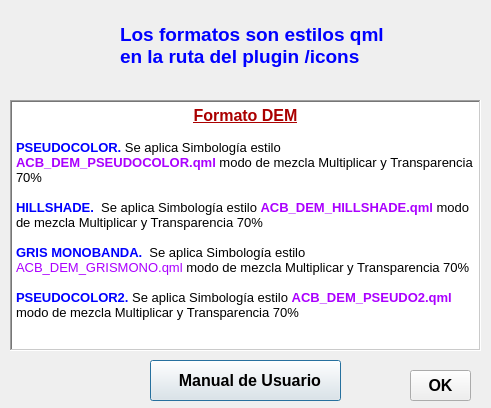
<?xml version="1.0" encoding="UTF-8"?>
<ui version="4.0">
 <class>Formulario</class>
 <widget class="QDialog" name="Formulario">
  <property name="geometry">
   <rect>
    <x>0</x>
    <y>0</y>
    <width>491</width>
    <height>408</height>
   </rect>
  </property>
  <property name="font">
   <font>
    <family>Arial</family>
   </font>
  </property>
  <property name="windowTitle">
   <string>Ayuda ACB DEM</string>
  </property>
  <property name="windowIcon">
   <iconset>
    <normaloff>../icons/casco.png</normaloff>../icons/casco.png</iconset>
  </property>
  <widget class="QPushButton" name="pbManual">
   <property name="geometry">
    <rect>
     <x>150</x>
     <y>360</y>
     <width>191</width>
     <height>41</height>
    </rect>
   </property>
   <property name="maximumSize">
    <size>
     <width>300</width>
     <height>80</height>
    </size>
   </property>
   <property name="font">
    <font>
     <family>Arial</family>
     <pointsize>12</pointsize>
     <weight>75</weight>
     <bold>true</bold>
    </font>
   </property>
   <property name="text">
    <string>  Manual de Usuario</string>
   </property>
   <property name="icon">
    <iconset>
     <normaloff>../icons/book.png</normaloff>../icons/book.png</iconset>
   </property>
   <property name="iconSize">
    <size>
     <width>20</width>
     <height>20</height>
    </size>
   </property>
   <property name="autoDefault">
    <bool>true</bool>
   </property>
  </widget>
  <widget class="QLabel" name="lbCasco">
   <property name="geometry">
    <rect>
     <x>10</x>
     <y>20</y>
     <width>41</width>
     <height>41</height>
    </rect>
   </property>
   <property name="maximumSize">
    <size>
     <width>200</width>
     <height>200</height>
    </size>
   </property>
   <property name="cursor">
    <cursorShape>ArrowCursor</cursorShape>
   </property>
   <property name="text">
    <string/>
   </property>
   <property name="pixmap">
    <pixmap>../icons/help.png</pixmap>
   </property>
   <property name="scaledContents">
    <bool>true</bool>
   </property>
   <property name="alignment">
    <set>Qt::AlignCenter</set>
   </property>
   <property name="openExternalLinks">
    <bool>false</bool>
   </property>
  </widget>
  <widget class="QLabel" name="lbTitulo">
   <property name="geometry">
    <rect>
     <x>120</x>
     <y>20</y>
     <width>291</width>
     <height>50</height>
    </rect>
   </property>
   <property name="maximumSize">
    <size>
     <width>16777215</width>
     <height>50</height>
    </size>
   </property>
   <property name="font">
    <font>
     <family>Arial</family>
     <pointsize>14</pointsize>
     <weight>75</weight>
     <bold>true</bold>
    </font>
   </property>
   <property name="styleSheet">
    <string notr="true">color: rgb(0, 0, 255);</string>
   </property>
   <property name="text">
    <string>Los formatos son estilos qml
en la ruta del plugin /icons</string>
   </property>
  </widget>
  <widget class="QTextBrowser" name="textBrowser_News">
   <property name="geometry">
    <rect>
     <x>10</x>
     <y>100</y>
     <width>471</width>
     <height>251</height>
    </rect>
   </property>
   <property name="toolTip">
    <string notr="true"/>
   </property>
   <property name="frameShape">
    <enum>QFrame::WinPanel</enum>
   </property>
   <property name="html">
    <string>&lt;!DOCTYPE HTML PUBLIC &quot;-//W3C//DTD HTML 4.0//EN&quot; &quot;http://www.w3.org/TR/REC-html40/strict.dtd&quot;&gt;
&lt;html&gt;&lt;head&gt;&lt;meta name=&quot;qrichtext&quot; content=&quot;1&quot; /&gt;&lt;style type=&quot;text/css&quot;&gt;
p, li { white-space: pre-wrap; }
&lt;/style&gt;&lt;/head&gt;&lt;body style=&quot; font-family:'Arial'; font-size:9.75pt; font-weight:400; font-style:normal;&quot;&gt;
&lt;p align=&quot;center&quot; style=&quot; margin-top:0px; margin-bottom:0px; margin-left:0px; margin-right:0px; -qt-block-indent:0; text-indent:0px;&quot;&gt;&lt;span style=&quot; font-family:'Calibri'; font-size:12pt; font-weight:600; text-decoration: underline; color:#aa0000;&quot;&gt;Formato DEM&lt;/span&gt;&lt;/p&gt;
&lt;p style=&quot;-qt-paragraph-type:empty; margin-top:0px; margin-bottom:0px; margin-left:0px; margin-right:0px; -qt-block-indent:0; text-indent:0px; font-family:'MS Shell Dlg 2'; font-size:10pt; font-weight:600; color:#ff0000;&quot;&gt;&lt;br /&gt;&lt;/p&gt;
&lt;p style=&quot; margin-top:0px; margin-bottom:0px; margin-left:0px; margin-right:0px; -qt-block-indent:0; text-indent:0px;&quot;&gt;&lt;span style=&quot; font-size:10pt; font-weight:600; color:#0000ff;&quot;&gt;PSEUDOCOLOR. &lt;/span&gt;&lt;span style=&quot; font-size:10pt; color:#000000;&quot;&gt;Se aplica Simbología estilo &lt;/span&gt;&lt;span style=&quot; font-size:10pt; font-weight:600; color:#aa00ff;&quot;&gt;ACB_DEM_PSEUDOCOLOR.qml &lt;/span&gt;&lt;span style=&quot; font-size:10pt; color:#000000;&quot;&gt;modo de mezcla Multiplicar y Transparencia 70%&lt;/span&gt;&lt;/p&gt;
&lt;p style=&quot;-qt-paragraph-type:empty; margin-top:0px; margin-bottom:0px; margin-left:0px; margin-right:0px; -qt-block-indent:0; text-indent:0px; font-size:10pt; color:#000000;&quot;&gt;&lt;br /&gt;&lt;/p&gt;
&lt;p style=&quot; margin-top:0px; margin-bottom:0px; margin-left:0px; margin-right:0px; -qt-block-indent:0; text-indent:0px;&quot;&gt;&lt;span style=&quot; font-size:10pt; font-weight:600; color:#0000ff;&quot;&gt;HILLSHADE.&lt;/span&gt;&lt;span style=&quot; font-size:10pt; color:#c30092;&quot;&gt; &lt;/span&gt;&lt;span style=&quot; font-size:10pt; color:#000000;&quot;&gt; Se aplica Simbología estilo &lt;/span&gt;&lt;span style=&quot; font-size:10pt; font-weight:600; color:#aa00ff;&quot;&gt;ACB_DEM_HILLSHADE.qml &lt;/span&gt;&lt;span style=&quot; font-size:10pt; color:#000000;&quot;&gt;modo de mezcla Multiplicar y Transparencia 70%&lt;/span&gt;&lt;/p&gt;
&lt;p style=&quot;-qt-paragraph-type:empty; margin-top:0px; margin-bottom:0px; margin-left:0px; margin-right:0px; -qt-block-indent:0; text-indent:0px; font-size:10pt; color:#000000;&quot;&gt;&lt;br /&gt;&lt;/p&gt;
&lt;p style=&quot; margin-top:0px; margin-bottom:0px; margin-left:0px; margin-right:0px; -qt-block-indent:0; text-indent:0px;&quot;&gt;&lt;span style=&quot; font-size:10pt; font-weight:600; color:#0000ff;&quot;&gt;GRIS MONOBANDA.&lt;/span&gt;&lt;span style=&quot; font-size:10pt; color:#c30092;&quot;&gt; &lt;/span&gt;&lt;span style=&quot; font-size:10pt; color:#000000;&quot;&gt; Se aplica Simbología estilo &lt;/span&gt;&lt;span style=&quot; font-size:10pt; color:#aa00ff;&quot;&gt;ACB_DEM_GRISMONO.qml&lt;/span&gt;&lt;span style=&quot; font-size:10pt; font-weight:600; color:#aa00ff;&quot;&gt; &lt;/span&gt;&lt;span style=&quot; font-size:10pt; color:#000000;&quot;&gt;modo de mezcla Multiplicar y Transparencia 70%&lt;/span&gt;&lt;/p&gt;
&lt;p style=&quot;-qt-paragraph-type:empty; margin-top:0px; margin-bottom:0px; margin-left:0px; margin-right:0px; -qt-block-indent:0; text-indent:0px; font-size:10pt; color:#000000;&quot;&gt;&lt;br /&gt;&lt;/p&gt;
&lt;p style=&quot; margin-top:0px; margin-bottom:0px; margin-left:0px; margin-right:0px; -qt-block-indent:0; text-indent:0px;&quot;&gt;&lt;span style=&quot; font-size:10pt; font-weight:600; color:#0000ff;&quot;&gt;PSEUDOCOLOR2. &lt;/span&gt;&lt;span style=&quot; font-size:10pt; color:#000000;&quot;&gt;Se aplica Simbología estilo &lt;/span&gt;&lt;span style=&quot; font-size:10pt; font-weight:600; color:#aa00ff;&quot;&gt;ACB_DEM_PSEUDO2.qml &lt;/span&gt;&lt;span style=&quot; font-size:10pt; color:#000000;&quot;&gt;modo de mezcla Multiplicar y Transparencia 70%&lt;/span&gt;&lt;/p&gt;&lt;/body&gt;&lt;/html&gt;</string>
   </property>
  </widget>
  <widget class="QPushButton" name="pbCierra">
   <property name="geometry">
    <rect>
     <x>410</x>
     <y>370</y>
     <width>61</width>
     <height>31</height>
    </rect>
   </property>
   <property name="maximumSize">
    <size>
     <width>300</width>
     <height>80</height>
    </size>
   </property>
   <property name="font">
    <font>
     <family>Arial</family>
     <pointsize>12</pointsize>
     <weight>75</weight>
     <bold>true</bold>
    </font>
   </property>
   <property name="text">
    <string>OK</string>
   </property>
   <property name="icon">
    <iconset>
     <normaloff>../icons/book500.png</normaloff>../icons/book500.png</iconset>
   </property>
   <property name="iconSize">
    <size>
     <width>60</width>
     <height>60</height>
    </size>
   </property>
   <property name="autoDefault">
    <bool>true</bool>
   </property>
  </widget>
 </widget>
 <resources/>
 <connections/>
</ui>
